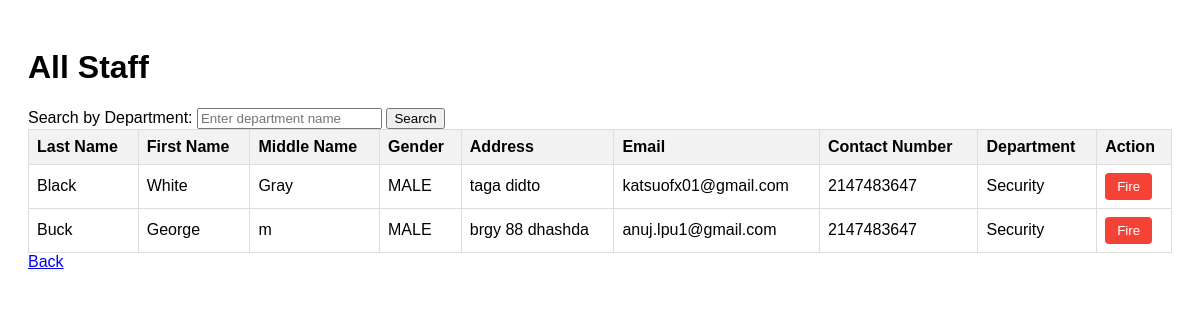
Screenshot of /allStaff.php (signed in) with the database file from the repository.
### tables this page shows
CREATE TABLE `staff` (
  `id` int(11) NOT NULL,
  `lname` varchar(255) NOT NULL,
  `fname` varchar(255) DEFAULT NULL,
  `mname` varchar(255) NOT NULL,
  `address` varchar(255) NOT NULL,
  `email` varchar(255) NOT NULL,
  `contactnum` int(11) NOT NULL,
  `department_id` int(11) DEFAULT NULL,
  `gender_id` int(11) NOT NULL
);

CREATE TABLE `gender` (
  `id` int(11) NOT NULL,
  `name` varchar(255) DEFAULT NULL
);

CREATE TABLE `department` (
  `id` int(11) NOT NULL,
  `name` varchar(255) DEFAULT NULL
);

### allStaff.php (the view, shortened to what this page needs)
<!DOCTYPE html>
<html>
<head>
</head>
<body>
    <h1>All Staff</h1>
    <form action="" method="GET" id="search-form">
        <label for="search">Search by Department:</label>
        <input type="text" id="search" name="search" placeholder="Enter department name">
        <input type="submit" value="Search">
    </form>
    <?php
    require('config.php');
    if (isset($_GET['search'])) {
        $searchTerm = mysqli_real_escape_string($conn, $_GET['search']);
        $searchQuery = " AND department.name LIKE '%$searchTerm%'";
    } else {
        $searchQuery = '';
    }
    $query = "SELECT staff.*, department.name AS department_name, gender.name AS gender_name
              FROM staff
              INNER JOIN department ON staff.department_id = department.id
              INNER JOIN gender ON staff.gender_id = gender.id
              WHERE 1 $searchQuery";
    $result = mysqli_query($conn, $query);
    if ($result) {
        if (mysqli_num_rows($result) > 0) {
            echo '<table>';
            echo '<tr>';
            echo '<th>Last Name</th>';
            echo '<th>First Name</th>';
            echo '<th>Middle Name</th>';
            echo '<th>Gender</th>';
            echo '<th>Address</th>';
            echo '<th>Email</th>';
            echo '<th>Contact Number</th>';
            echo '<th>Department</th>';
            echo '<th>Action</th>';
            echo '</tr>';
            while ($row = mysqli_fetch_assoc($result)) {
                echo '<tr>';
                echo '<td>' . $row['lname'] . '</td>';
                echo '<td>' . $row['fname'] . '</td>';
                echo '<td>' . $row['mname'] . '</td>';
                echo '<td>' . $row['gender_name'] . '</td>';
                echo '<td>' . $row['address'] . '</td>';
                echo '<td>' . $row['email'] . '</td>';
                echo '<td>' . $row['contactnum'] . '</td>';
                echo '<td>' . $row['department_name'] . '</td>';
                echo '<td><button class="fire-button" onclick="confirmFire(' . $row['id'] . ')">Fire</button></td>';
                echo '</tr>';
            }
            echo '</table>';
        } else {
            echo 'No staff members found.';
        }
    } else {
        echo 'Error: ' . $query . '<br>' . mysqli_error($conn);
    }
    ?>
    <a href="admin.php">Back</a>
</body>
</html>

### allStaff.php (style rules this page uses)
body { font-family: Arial, sans-serif; padding: 20px; }
table { border-collapse: collapse; width: 100%; }
th, td { border: 1px solid #ddd; padding: 8px; text-align: left; }
th { background-color: #f2f2f2; }
.fire-button { background-color: #f44336; color: white; padding: 6px 12px; border: none; border-radius: 4px; cursor: pointer; }

### rows the page displays
staff: lname "Black", fname "White", mname "Gray", gender.name "MALE", address "taga didto", email "katsuofx01@gmail.com", contactnum "2147483647", department.name "Security"
staff: lname "Buck", fname "George", mname "m", gender.name "MALE", address "brgy 88 dhashda", email "anuj.lpu1@gmail.com", contactnum "2147483647", department.name "Security"
